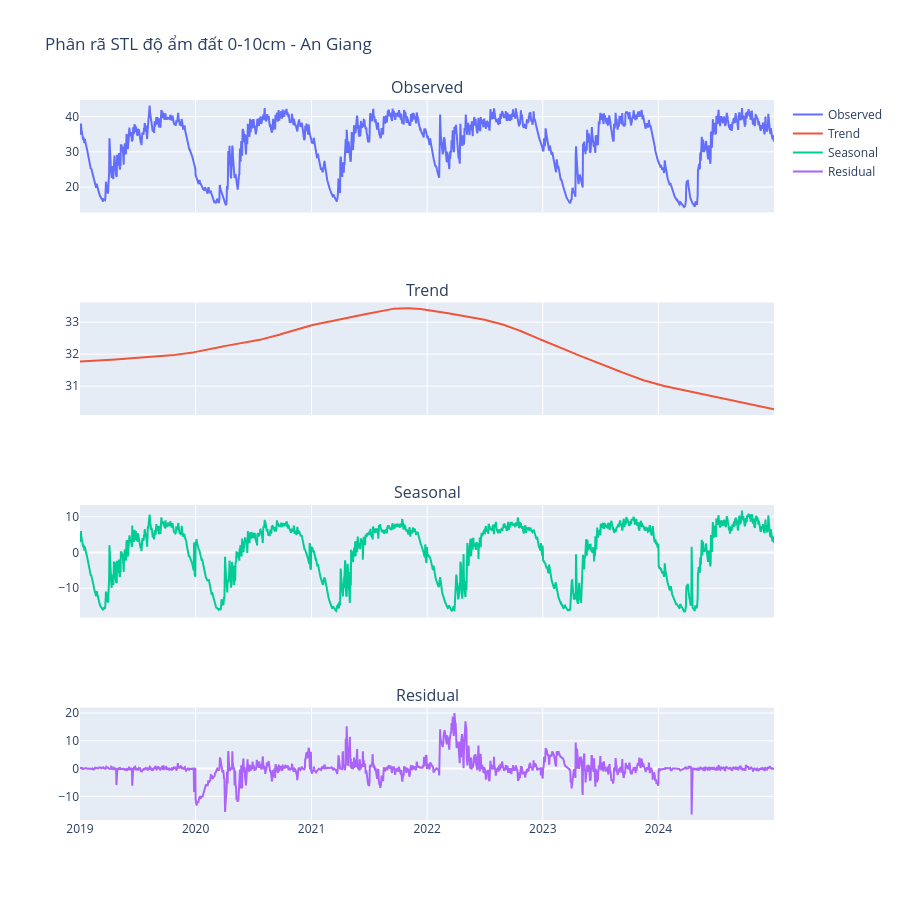

The notebook cell saved with this chart:
### Markdown cell above
## 6. Chuỗi thời gian chuyên sâu & phát hiện bất thường
Phân rã STL để bóc tách xu hướng - thời vụ - phần dư cho độ ẩm đất lớp 0-10cm tại một tỉnh tiêu biểu.

### Code cell
province_focus = "An Giang"
ts_soil = df_gldas.loc[(slice(None), province_focus), "SoilMoi0_10cm_inst"].droplevel(
    "province"
)
ts_soil = ts_soil.asfreq("D").interpolate()
stl = STL(ts_soil, period=365, robust=True)
stl_result = stl.fit()
fig = make_subplots(
    rows=4,
    cols=1,
    shared_xaxes=True,
    subplot_titles=["Observed", "Trend", "Seasonal", "Residual"],
)
fig.add_trace(
    go.Scatter(x=stl_result.observed.index, y=stl_result.observed, name="Observed"),
    row=1,
    col=1,
)
fig.add_trace(
    go.Scatter(x=stl_result.trend.index, y=stl_result.trend, name="Trend"), row=2, col=1
)
fig.add_trace(
    go.Scatter(x=stl_result.seasonal.index, y=stl_result.seasonal, name="Seasonal"),
    row=3,
    col=1,
)
fig.add_trace(
    go.Scatter(x=stl_result.resid.index, y=stl_result.resid, name="Residual"),
    row=4,
    col=1,
)
fig.update_layout(height=900, title=f"Phân rã STL độ ẩm đất 0-10cm - {province_focus}")
fig.show()

### Figure 1 — Plotly figure (JSON) as saved in the notebook; plotly's stock layout.template omitted (floating-point values rounded to 4 significant figures; data arrays with more than 128 entries replaced by an {"elided": "..."} marker saying what was removed)
{"data": [{"name": "Observed", "type": "scatter", "x": {"elided": "2192 str values"}, "xaxis": "x", "y": {"elided": "2192 float values"}, "yaxis": "y"}, {"name": "Trend", "type": "scatter", "x": {"elided": "2192 str values"}, "xaxis": "x2", "y": {"elided": "2192 float values"}, "yaxis": "y2"}, {"name": "Seasonal", "type": "scatter", "x": {"elided": "2192 str values"}, "xaxis": "x3", "y": {"elided": "2192 float values"}, "yaxis": "y3"}, {"name": "Residual", "type": "scatter", "x": {"elided": "2192 str values"}, "xaxis": "x4", "y": {"elided": "2192 float values"}, "yaxis": "y4"}], "layout": {"annotations": [{"font": {"size": 16}, "showarrow": false, "text": "Observed", "x": 0.5, "xanchor": "center", "xref": "paper", "y": 1, "yanchor": "bottom", "yref": "paper"}, {"font": {"size": 16}, "showarrow": false, "text": "Trend", "x": 0.5, "xanchor": "center", "xref": "paper", "y": 0.7188, "yanchor": "bottom", "yref": "paper"}, {"font": {"size": 16}, "showarrow": false, "text": "Seasonal", "x": 0.5, "xanchor": "center", "xref": "paper", "y": 0.4375, "yanchor": "bottom", "yref": "paper"}, {"font": {"size": 16}, "showarrow": false, "text": "Residual", "x": 0.5, "xanchor": "center", "xref": "paper", "y": 0.1562, "yanchor": "bottom", "yref": "paper"}], "height": 900, "title": {"text": "Phân rã STL độ ẩm đất 0-10cm - An Giang"}, "xaxis": {"anchor": "y", "domain": [0, 1], "matches": "x4", "showticklabels": false}, "xaxis2": {"anchor": "y2", "domain": [0, 1], "matches": "x4", "showticklabels": false}, "xaxis3": {"anchor": "y3", "domain": [0, 1], "matches": "x4", "showticklabels": false}, "xaxis4": {"anchor": "y4", "domain": [0, 1]}, "yaxis": {"anchor": "x", "domain": [0.8438, 1]}, "yaxis2": {"anchor": "x2", "domain": [0.5625, 0.7188]}, "yaxis3": {"anchor": "x3", "domain": [0.2812, 0.4375]}, "yaxis4": {"anchor": "x4", "domain": [0, 0.1562]}}}
